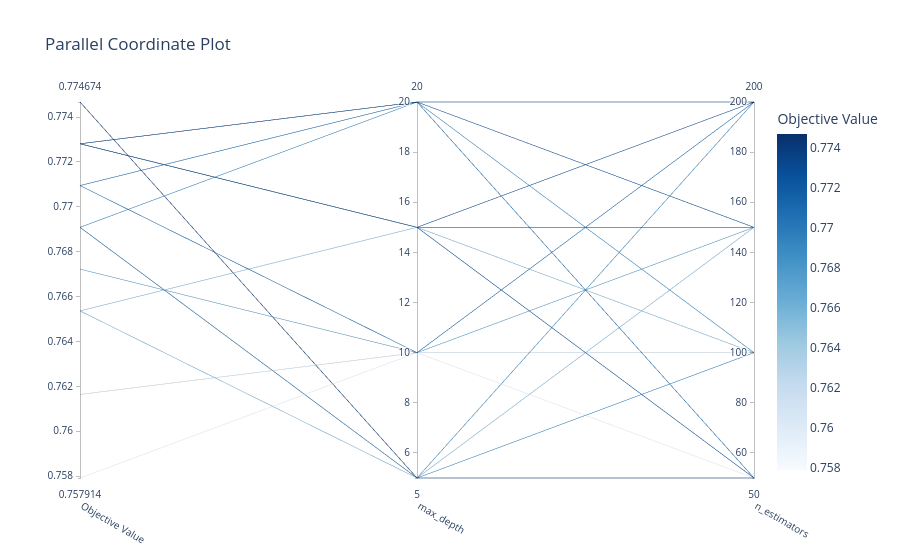

Here is the notebook cell this chart was saved with:
### Code cell
# parallel coordinates plot
plot_parallel_coordinate(study).show()
# it shows you the relationship btwn trials, max_depth, and n_estimators

### Figure 1 — Plotly figure (JSON) as saved in the notebook; plotly's stock layout.template omitted (floating-point values rounded to 4 significant figures)
{"data": [{"dimensions": [{"label": "Objective Value", "range": [0.7579, 0.7747], "values": [0.7691, 0.7672, 0.7728, 0.7654, 0.7691, 0.7579, 0.7654, 0.7728, 0.7728, 0.7709, 0.7728, 0.7728, 0.7691, 0.7747, 0.7616, 0.7709]}, {"label": "max_depth", "range": [5, 20], "values": [5, 10, 15, 15, 20, 10, 5, 20, 15, 10, 20, 15, 5, 5, 10, 20]}, {"label": "n_estimators", "range": [50, 200], "values": [100, 150, 50, 100, 100, 50, 150, 150, 150, 200, 200, 200, 200, 50, 100, 50]}], "labelangle": 30, "labelside": "bottom", "line": {"color": [0.7691, 0.7672, 0.7728, 0.7654, 0.7691, 0.7579, 0.7654, 0.7728, 0.7728, 0.7709, 0.7728, 0.7728, 0.7691, 0.7747, 0.7616, 0.7709], "colorbar": {"title": {"text": "Objective Value"}}, "colorscale": [[0, "rgb(247,251,255)"], [0.125, "rgb(222,235,247)"], [0.25, "rgb(198,219,239)"], [0.375, "rgb(158,202,225)"], [0.5, "rgb(107,174,214)"], [0.625, "rgb(66,146,198)"], [0.75, "rgb(33,113,181)"], [0.875, "rgb(8,81,156)"], [1, "rgb(8,48,107)"]], "reversescale": false, "showscale": true}, "type": "parcoords"}], "layout": {"title": {"text": "Parallel Coordinate Plot"}}}
